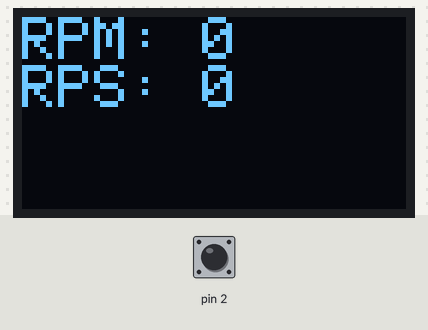
This sketch was run on a simulated Arduino Uno, built with avr-gcc and run on an emulated ATmega328P. Parts: 128×64 one-colour display. The inputs (shaded band) are chosen by the test bench; at power-on: pin 2 LOW.

Above: at 4.3 s.
4.4 s: pin 2 pulsed HIGH 5 times (0.12 s each, 0.3 s apart)
At 4.73 s:
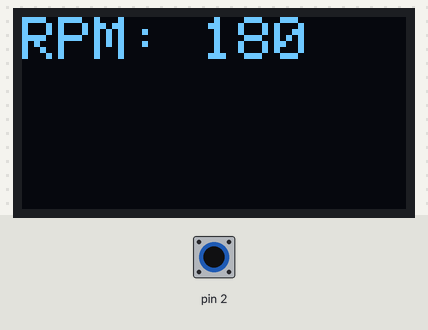
7.4 s: pin 2 driven HIGH
At 7.43 s:
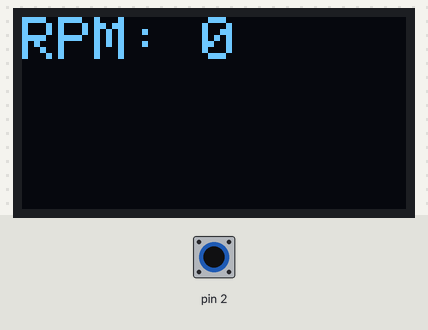
Timing chart, 0 to 10.4 s (numbered marks = the images above; inputs shaded):
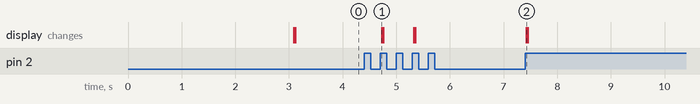

The sketch:

encoder.ino
```cpp
#include <SPI.h>
#include <Wire.h>
#include <Adafruit_GFX.h>
#include <Adafruit_SSD1306.h>

// create screen object
#define OLED_RESET 4
Adafruit_SSD1306 display(OLED_RESET);

int encoderState = 0;
int encoderStateHistory = 0;
int triggerCounter = 0;
unsigned long edgeOneTime = 0;
unsigned long edgeTwoTime = 0;
unsigned long timeDifference = 0;
int rps = 0;
int rpm = 0;

void setup() {
  // put your setup code here, to run once:
  pinMode(2, INPUT);
  Serial.begin(9600);
  display.begin(SSD1306_SWITCHCAPVCC,  0x3C);
  display.clearDisplay();
  splashScreen();
  updateDisplay();
}

void loop() {
  encoderState = digitalRead(2);
  //Serial.println(digitalRead(2));
  if (encoderState == 1 && encoderStateHistory == 0){
    if(triggerCounter == 0) {
      edgeOneTime = millis();
      triggerCounter = 1;
    } else {
      edgeTwoTime = millis();
      triggerCounter = 0;
      timeDifference = edgeTwoTime - edgeOneTime;
      rps = 1000/timeDifference;
      rpm = rps * 60;
      //Serial.println(rpm);
      updateDisplay();
      edgeOneTime = 0;
      edgeTwoTime = 0;

    }
  }
  encoderStateHistory = encoderState;
}
void splashScreen(){
  display.setTextSize(2);
  display.setTextColor(WHITE);
  display.setCursor(0,0);
  display.println("Problems?");
  display.setTextSize(1);
  display.println("");
  display.setTextSize(2);
  display.println("Contact:");
  display.setTextSize(1);
  display.println("");
  display.println("harlenbains@ieee.org");
  display.display();
  delay(3000);
  display.clearDisplay();
}
void updateDisplay(){
  display.setTextSize(2);
  display.setTextColor(WHITE);
  display.setCursor(0,0);
  display.print("RPM: ");
  display.println(rpm);
  display.display();
    display.print("RPS: ");
  display.println(rps);
  display.display();
  display.clearDisplay();

  }
```

Measured:
- after the input at 4.4 s, the display: changes after 0.33 s (image 1)
- after the input at 7.4 s, the display: changes at once (image 2)
